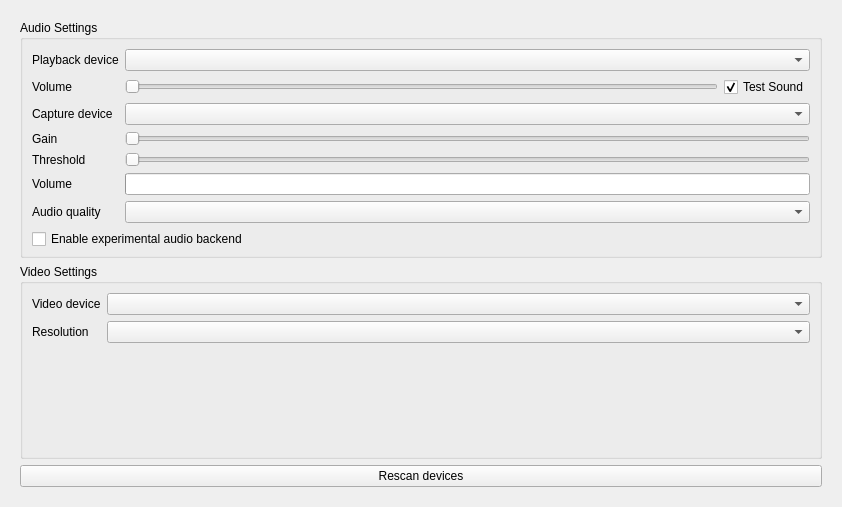
<?xml version="1.0" encoding="UTF-8"?>
<ui version="4.0">
 <class>AVForm</class>
 <widget class="QWidget" name="AVForm">
  <property name="geometry">
   <rect>
    <x>0</x>
    <y>0</y>
    <width>842</width>
    <height>507</height>
   </rect>
  </property>
  <property name="windowTitle">
   <string notr="true">Form</string>
  </property>
  <layout class="QVBoxLayout" name="verticalLayout_2">
   <item>
    <widget class="VerticalOnlyScroller" name="scrollArea">
     <property name="autoFillBackground">
      <bool>true</bool>
     </property>
     <property name="frameShape">
      <enum>QFrame::NoFrame</enum>
     </property>
     <property name="widgetResizable">
      <bool>true</bool>
     </property>
     <widget class="QWidget" name="scrollAreaWidgetContents">
      <property name="geometry">
       <rect>
        <x>0</x>
        <y>0</y>
        <width>830</width>
        <height>495</height>
       </rect>
      </property>
      <layout class="QVBoxLayout" name="verticalLayout_5">
       <item>
        <widget class="QGroupBox" name="audioGroup">
         <property name="title">
          <string>Audio Settings</string>
         </property>
         <layout class="QGridLayout" name="gridLayout_3">
          <property name="bottomMargin">
           <number>6</number>
          </property>
          <item row="2" column="0">
           <widget class="QLabel" name="inDevLabel">
            <property name="text">
             <string>Capture device</string>
            </property>
           </widget>
          </item>
          <item row="1" column="2">
           <widget class="QCheckBox" name="cbEnableTestSound">
            <property name="text">
             <string>Test Sound</string>
            </property>
            <property name="checked">
             <bool>true</bool>
            </property>
           </widget>
          </item>
          <item row="1" column="1">
           <widget class="QSlider" name="playbackSlider">
            <property name="toolTip">
             <string>Use slider to set volume of your speakers.</string>
            </property>
            <property name="maximum">
             <number>100</number>
            </property>
            <property name="orientation">
             <enum>Qt::Horizontal</enum>
            </property>
           </widget>
          </item>
          <item row="2" column="1" colspan="2">
           <widget class="QComboBox" name="inDevCombobox"/>
          </item>
          <item row="0" column="1" colspan="2">
           <widget class="QComboBox" name="outDevCombobox"/>
          </item>
          <item row="1" column="0">
           <widget class="QLabel" name="playbackLabel">
            <property name="text">
             <string>Volume</string>
            </property>
           </widget>
          </item>
          <item row="3" column="0">
           <widget class="QLabel" name="microphoneLabel">
            <property name="text">
             <string>Gain</string>
            </property>
           </widget>
          </item>
          <item row="3" column="1" colspan="2">
           <widget class="QSlider" name="microphoneSlider">
            <property name="orientation">
             <enum>Qt::Horizontal</enum>
            </property>
           </widget>
          </item>
          <item row="4" column="0">
           <widget class="QLabel" name="thresholdLabel">
            <property name="text">
             <string>Threshold</string>
            </property>
           </widget>
          </item>
          <item row="4" column="1" colspan="2">
           <widget class="QSlider" name="thresholdSlider">
            <property name="orientation">
             <enum>Qt::Horizontal</enum>
            </property>
           </widget>
          </item>
          <item row="5" column="0">
           <widget class="QLabel" name="volumeDisplayLabel">
            <property name="text">
             <string>Volume</string>
            </property>
           </widget>
          </item>
          <item row="5" column="1" colspan="2">
           <widget class="QProgressBar" name="volumeDisplay">
            <property name="orientation">
             <enum>Qt::Horizontal</enum>
            </property>
            <property name="textVisible">
             <bool>false</bool>
            </property>
           </widget>
          </item>
          <item row="0" column="0">
           <widget class="QLabel" name="outDevLabel">
            <property name="text">
             <string>Playback device</string>
            </property>
           </widget>
          </item>
          <item row="6" column="0">
           <widget class="QLabel" name="audioQualityLabel">
            <property name="text">
             <string>Audio quality</string>
            </property>
           </widget>
          </item>
          <item row="6" column="1" colspan="2">
           <widget class="QComboBox" name="audioQualityComboBox">
            <property name="sizePolicy">
             <sizepolicy hsizetype="Expanding" vsizetype="Fixed">
              <horstretch>0</horstretch>
              <verstretch>0</verstretch>
             </sizepolicy>
            </property>
            <property name="toolTip">
             <string>Transmitted audio quality. Lower this setting if your bandwidth is not high enough or if you want to lower the internet usage.</string>
            </property>
           </widget>
          </item>
          <item row="7" column="0" colspan="3">
           <widget class="QCheckBox" name="cbEnableBackend2">
            <property name="enabled">
             <bool>true</bool>
            </property>
            <property name="toolTip">
             <string>Enables the experimental audio backend with echo cancelling support, needs qTox restart to take effect.</string>
            </property>
            <property name="text">
             <string>Enable experimental audio backend</string>
            </property>
           </widget>
          </item>
         </layout>
        </widget>
       </item>
       <item>
        <widget class="QGroupBox" name="videoGroup">
         <property name="title">
          <string>Video Settings</string>
         </property>
         <layout class="QVBoxLayout" name="verticalLayout">
          <item>
           <layout class="QGridLayout" name="gridLayout_2">
            <item row="0" column="0">
             <widget class="QLabel" name="videoDevLabel">
              <property name="text">
               <string>Video device</string>
              </property>
             </widget>
            </item>
            <item row="1" column="0">
             <widget class="QLabel" name="resolutionLabel">
              <property name="toolTip">
               <string>Set resolution of your camera.
The higher values, the better video quality your friends may get.
Note though that with better video quality there is needed better internet connection.
Sometimes your connection may not be good enough to handle higher video quality,
which may lead to problems with video calls.</string>
              </property>
              <property name="text">
               <string>Resolution</string>
              </property>
             </widget>
            </item>
            <item row="1" column="1">
             <widget class="QComboBox" name="videoModescomboBox">
              <property name="sizePolicy">
               <sizepolicy hsizetype="Expanding" vsizetype="Fixed">
                <horstretch>0</horstretch>
                <verstretch>0</verstretch>
               </sizepolicy>
              </property>
              <property name="toolTip">
               <string>Set resolution of your camera.
The higher values, the better video quality your friends may get.
Note though that with better video quality there is needed better internet connection.
Sometimes your connection may not be good enough to handle higher video quality,
which may lead to problems with video calls.</string>
              </property>
             </widget>
            </item>
            <item row="0" column="1">
             <widget class="QComboBox" name="videoDevCombobox"/>
            </item>
           </layout>
          </item>
          <item>
           <widget class="QFrame" name="CamFrame">
            <property name="sizePolicy">
             <sizepolicy hsizetype="MinimumExpanding" vsizetype="MinimumExpanding">
              <horstretch>1</horstretch>
              <verstretch>150</verstretch>
             </sizepolicy>
            </property>
            <property name="frameShape">
             <enum>QFrame::NoFrame</enum>
            </property>
            <property name="frameShadow">
             <enum>QFrame::Raised</enum>
            </property>
            <layout class="QGridLayout" name="gridLayout"/>
           </widget>
          </item>
         </layout>
        </widget>
       </item>
       <item>
        <widget class="QPushButton" name="rescanButton">
         <property name="text">
          <string>Rescan devices</string>
         </property>
        </widget>
       </item>
      </layout>
     </widget>
    </widget>
   </item>
  </layout>
 </widget>
 <customwidgets>
  <customwidget>
   <class>VerticalOnlyScroller</class>
   <extends>QScrollArea</extends>
   <header>src/widget/form/settings/verticalonlyscroller.h</header>
   <container>1</container>
  </customwidget>
 </customwidgets>
 <tabstops>
  <tabstop>scrollArea</tabstop>
  <tabstop>outDevCombobox</tabstop>
  <tabstop>playbackSlider</tabstop>
  <tabstop>cbEnableTestSound</tabstop>
  <tabstop>inDevCombobox</tabstop>
  <tabstop>microphoneSlider</tabstop>
  <tabstop>videoDevCombobox</tabstop>
  <tabstop>videoModescomboBox</tabstop>
  <tabstop>rescanButton</tabstop>
 </tabstops>
 <resources/>
 <connections/>
</ui>
